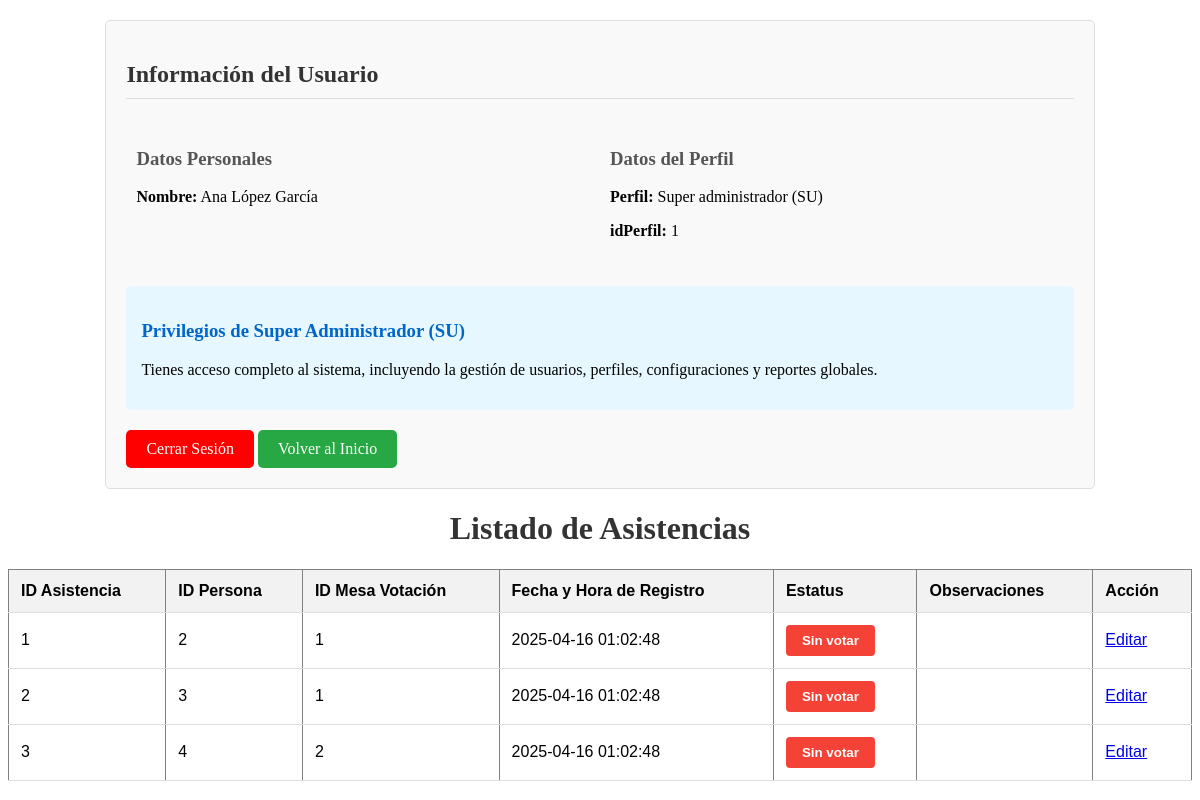
Before: /vistas/obtener_asistencias.php (signed in) with the older database file.
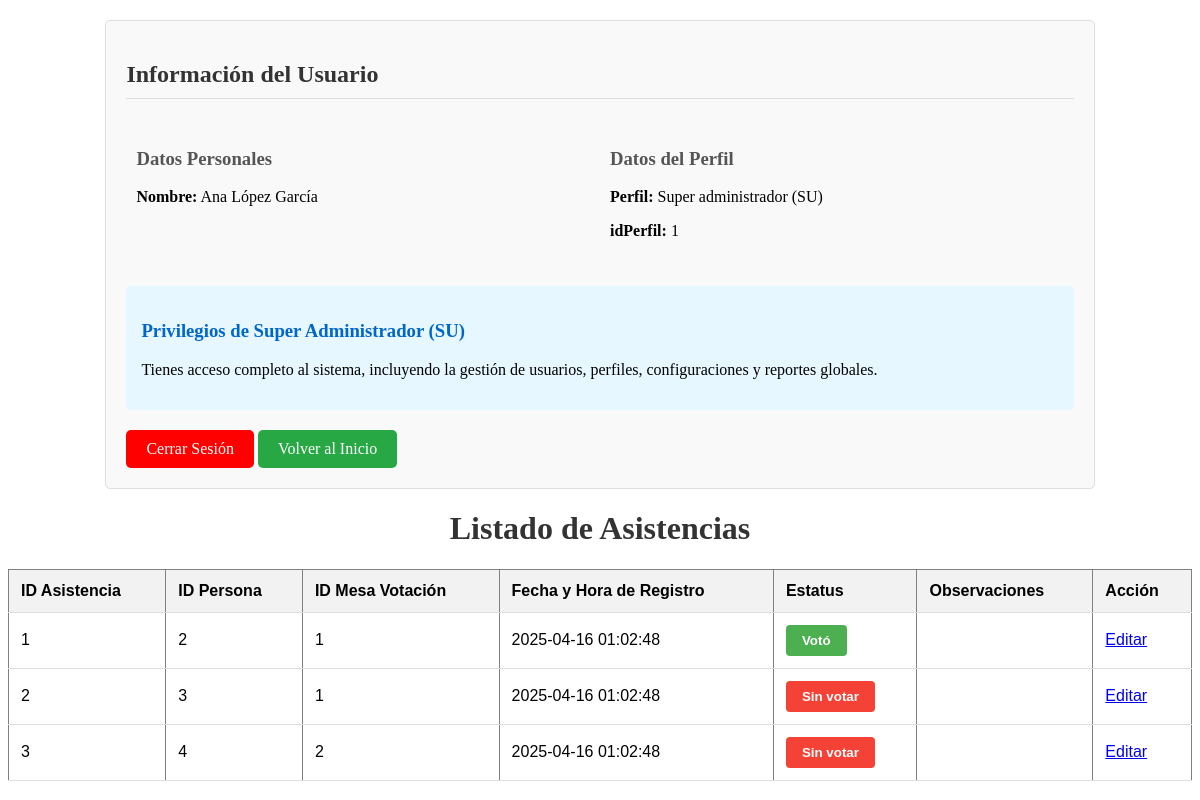
After: the same page with the newer database file.
### tables this page shows
CREATE TABLE `dbo_usuarios` (
  `idUsuario` int(10) NOT NULL,
  `nombre` varchar(70) NOT NULL,
  `primApellido` varchar(70) NOT NULL,
  `segApellido` varchar(70) NOT NULL,
  `usuario` varchar(10) NOT NULL,
  `password` varchar(50) NOT NULL,
  `idPerfil` int(10) NOT NULL,
  `idPartido` int(10) DEFAULT NULL,
  `idPersona` int(10) DEFAULT NULL,
  `idCoordinador` int(11) DEFAULT NULL,
  `idTestigo` int(11) DEFAULT NULL,
  `estatus` int(10) NOT NULL DEFAULT 1 COMMENT '1: Activo | 0: Inactivo'
);

CREATE TABLE `dbo_login_perfiles` (
  `idPerfil` int(11) NOT NULL,
  `perfil` varchar(200) NOT NULL,
  `alias` char(3) NOT NULL
);

CREATE TABLE `dbo_asistencia_personas` (
  `idAsistencia` int(10) NOT NULL,
  `idPersona` int(10) NOT NULL,
  `idMesaVotacion` int(10) NOT NULL,
  `fechaHoraRegistro` datetime DEFAULT current_timestamp(),
  `estatusAsistencia` enum('Votó','Sin votar') NOT NULL DEFAULT 'Sin votar',
  `observaciones` text DEFAULT NULL
);

### modelos/listas2.php (the view, shortened to what this page needs)
<?php
class consulta_observador extends BaseDatos
{
public function obtener_asistencias()
{
    $idPerfilSesion = $_SESSION['idPerfil'] ?? null;
    if ($idPerfilSesion !== null) {
        $con = $this->getBD();
        switch ($idPerfilSesion) {
            case 1:
            case 2:
                $sql = "SELECT idAsistencia, idPersona, idMesaVotacion, fechaHoraRegistro, estatusAsistencia, observaciones
                        FROM dbo_asistencia_personas
                        WHERE 1";
                break;
        }
        $result = $con->query($sql);
        if ($result && $result->num_rows > 0) {
            echo "<table border='1'>";
            echo "<thead><tr>
                    <th>ID Asistencia</th>
                    <th>ID Persona</th>
                    <th>ID Mesa Votación</th>
                    <th>Fecha y Hora de Registro</th>
                    <th>Estatus</th>
                    <th>Observaciones</th>
                    <th>Acción</th>
                  </tr></thead>";
            echo "<tbody>";
            while ($row = $result->fetch_assoc()) {
                echo "<tr>";
                echo "<td>".htmlspecialchars($row['idAsistencia'])."</td>";
                echo "<td>".htmlspecialchars($row['idPersona'])."</td>";
                echo "<td>".htmlspecialchars($row['idMesaVotacion'])."</td>";
                echo "<td>".htmlspecialchars($row['fechaHoraRegistro'])."</td>";
                echo "<td><button id='btnEstatusAsistencia-".$row['idAsistencia']."'
                        class='btn-estatus ".($row['estatusAsistencia'] == 'Votó' ? 'btn-activo' : 'btn-inactivo')."'
                        data-id='".$row['idAsistencia']."'
                        data-estado='".$row['estatusAsistencia']."'>";
                echo htmlspecialchars($row['estatusAsistencia'] == 'Votó' ? 'Votó' : 'Sin votar');
                echo "</button></td>";
                echo "<td>".htmlspecialchars($row['observaciones'])."</td>";
                echo "<td><a href='editar_asistencia.php?id=".urlencode($row['idAsistencia'])."'>Editar</a></td>";
                echo "</tr>";
            }
            echo "</tbody></table>";
        } else {
            echo "<p>No se encontraron resultados.</p>";
        }
    } else {
        echo "<p>No se encontraron resultados.</p>";
    }
}
public function obtener_usuario_por_id($idUsuario)
{
    $sql = "SELECT
                u.idUsuario,
                u.nombre,
                u.primApellido,
                u.segApellido,
                u.usuario,
                u.password,
                u.idPerfil,
                lp.perfil,
                lp.alias,
                u.idPartido,
                u.idPersona,
                c.idCoordinador AS idCoordinador,
                u.idTestigo,
                u.estatus
            FROM dbo_usuarios u
            INNER JOIN dbo_login_perfiles lp ON u.idPerfil = lp.idPerfil
            LEFT JOIN dbo_coordinadores c ON u.idPersona = c.idPersona
            WHERE u.idUsuario = ?";
    $con = $this->getBD();
    $stmt = $con->prepare($sql);
    $stmt->bind_param("i", $idUsuario);
    $stmt->execute();
    $resultado = $stmt->get_result();
    return $resultado->fetch_assoc();
}
}

### controladores/validar.php (shortened to what this page needs)
<?php
include_once('../modelos/listas2.php');
$consulta_observador = new consulta_observador();
$usuario_actual = $consulta_observador->obtener_usuario_por_id($_SESSION['idUsuario']);
function mostrar_info_usuario($usuario) {
    echo "<div style='width: 80%; margin: 20px auto; padding: 20px; border: 1px solid #ddd; border-radius: 5px; background-color: #f9f9f9;'>
            <h2 style='color: #333; border-bottom: 1px solid #ddd; padding-bottom: 10px;'>Información del Usuario</h2>
            <div style='display: flex; flex-wrap: wrap;'>
                <div style='flex: 1; min-width: 200px; margin: 10px;'>
                    <h3 style='color: #555;'>Datos Personales</h3>
                    <p><strong>Nombre:</strong> {$usuario['nombre']} {$usuario['primApellido']} {$usuario['segApellido']}</p>
                </div>
                <div style='flex: 1; min-width: 200px; margin: 10px;'>
                    <h3 style='color: #555;'>Datos del Perfil</h3>
                    <p><strong>Perfil:</strong> {$usuario['perfil']} ({$usuario['alias']})</p>
                    <p><strong>idPerfil:</strong> {$usuario['idPerfil']}</p>
                </div>
            </div>";
    switch ($usuario['idPerfil']) {
        case 1:
            echo "<div style='margin-top: 20px; padding: 15px; background-color: #e6f7ff; border-radius: 5px;'>
                <h3 style='color: #0066cc;'>Privilegios de Super Administrador (SU)</h3>
                <p>Tienes acceso completo al sistema, incluyendo la gestión de usuarios, perfiles, configuraciones y reportes globales.</p>
              </div>";
            break;
    }
    echo "
    <a href='/coordinadores_y_testigos/controladores/cerrar_sesion.php' style='display: inline-block; margin-top: 20px; padding: 10px 20px; background-color:rgb(255, 0, 0); color: white; text-decoration: none; border-radius: 5px;'>Cerrar Sesión</a>
    <a href='index.php' style='display: inline-block; margin-top: 20px; padding: 10px 20px; background-color: #28a745; color: white; text-decoration: none; border-radius: 5px;'>Volver al Inicio</a>
    </div>
    ";
}
if ($usuario_actual) {
    mostrar_info_usuario($usuario_actual);
} else {
    echo "<div style='text-align: center; margin-top: 20px;'>
            <p style='color: red; font-weight: bold;'>No se pudo obtener la información del usuario.</p>
            <p style='color: #555;'>Por favor, contacta al administrador del sistema.</p>
          </div>";
}
?>

### vistas/obtener_asistencias.php (shortened to what this page needs)
<?php
include_once('../controladores/validar.php');
include_once('../modelos/listas2.php');
$consulta_observador = new consulta_observador();
?>
<!DOCTYPE html>
<html lang="es">
<head>
    <link href="https://unpkg.com/boxicons@2.1.4/css/boxicons.min.css" rel="stylesheet">
    <link rel="stylesheet" href="https://cdn.jsdelivr.net/npm/bootstrap-icons@1.10.3/font/bootstrap-icons.css">
    <link rel="stylesheet" href="./css/estilos.css">
</head>
<body>
    <h1 style="text-align: center; color: #333;">Listado de Asistencias</h1>
        <?php echo $consulta_observador->obtener_asistencias(); ?>
</body>
</html>

### vistas/css/estilos.css (style rules this page uses)
table { border-collapse: collapse; width: 100%; margin: 1rem 0; font-family: Arial, sans-serif; }
th, td { padding: 0.75rem; text-align: left; border-bottom: 1px solid #ddd; }
th { background-color: #f2f2f2; font-weight: bold; }
.btn-estatus { padding: 0.5rem 1rem; border: none; border-radius: 4px; cursor: pointer; font-weight: bold; transition: all 0.3s ease; }
.btn-activo { background-color: #4CAF50; color: white; }
.btn-inactivo { background-color: #f44336; color: white; }

Changed rows visible on the page:
changed dbo_asistencia_personas id 1: estatusAsistencia "Sin votar" → "Votó"
